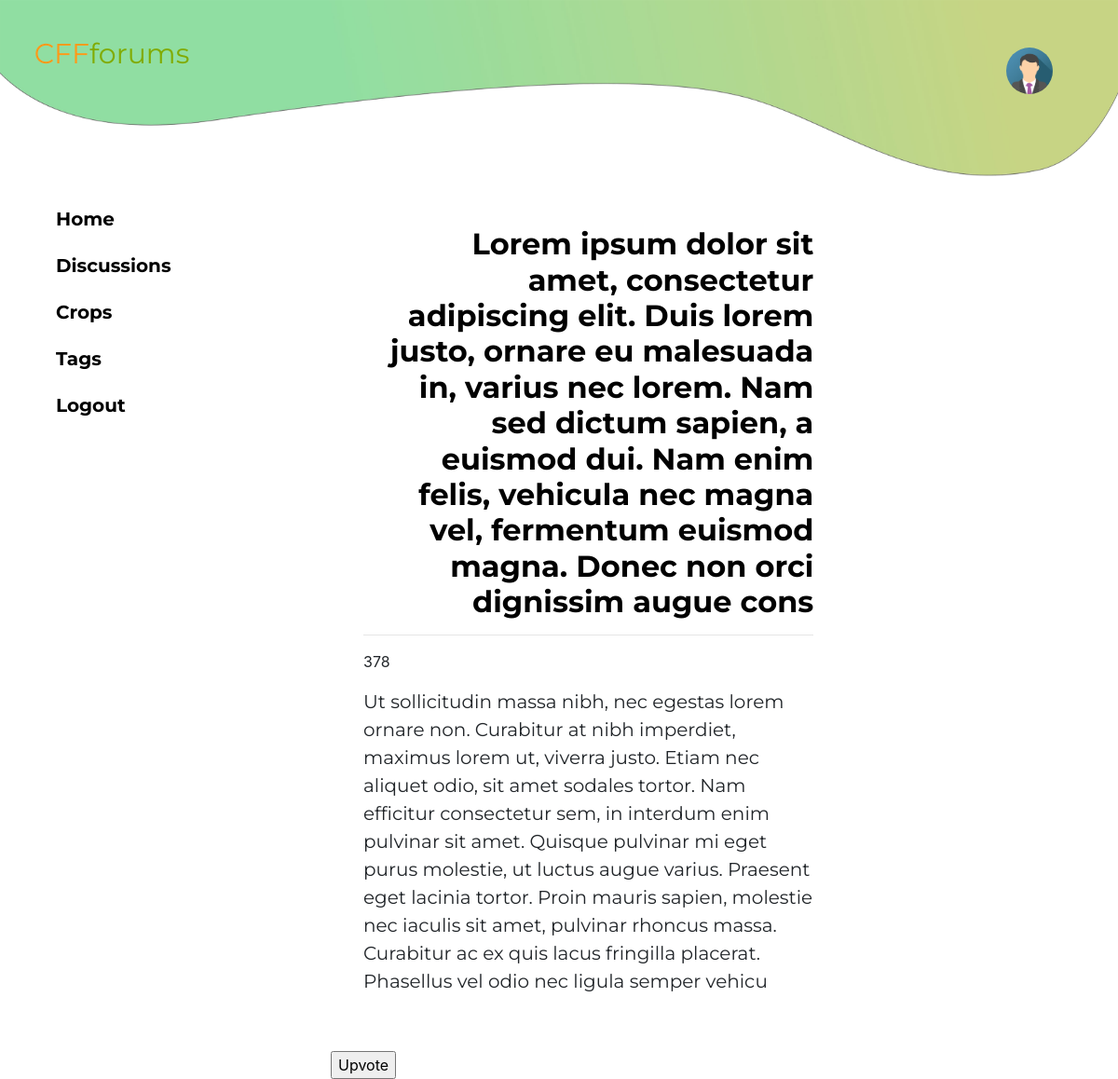
/directory/Main/php/specificquestion.php?cthreadID=6 (signed in), run on the app's committed database.
### tables this page shows
CREATE TABLE `thread` (
  `ThreadID` int(10) NOT NULL,
  `ThreadModeratorID` int(10) NOT NULL,
  `ThreadUserID` int(10) NOT NULL,
  `ThreadSubject` varchar(255) NOT NULL,
  `ThreadDescription` varchar(500) NOT NULL,
  `ThreadVoteCount` int(10) NOT NULL,
  `ThreadSubscribedUserID` int(10) NOT NULL,
  `ThreadSubscribeduserCount` int(10) NOT NULL,
  `ThreadViewsCount` int(10) NOT NULL,
  `ThreadAnswersCount` int(10) NOT NULL,
  `ThreadCreatedDate` timestamp NOT NULL DEFAULT CURRENT_TIMESTAMP
);

### directory/Main/php/specificquestion.php (the view, shortened to what this page needs)
<!DOCTYPE html>
<html>
<head>
<link href="../../resources/css/bootstrap.min.css" rel="stylesheet">
<link href="../../resources/css/specificquestionstyle.css" rel="stylesheet">
</head>
<body>
<div class="container-fluid">
  <div class="header">
    <div class="logo">
      <a href="home.php" style="text-decoration:none;"><font color=#ff9918>CFF</font><font color=#81ab00>forums</font></a>
    </div>
    <a href="profile.php"><img src="../../resources/img/avatar.png" alt="Avatar" class="avatar"></a>
    <div class='container-1'>
    <img src="../../resources/img/navbar-x2.png" alt="header" width=100% height=300px>
      </div>
    </div>
    <br />
    <div class="nav-bar">
      <a href="home.php" class="nav-link">Home</a>
      <a href="discussion.php" class="nav-link">Discussions</a>
      <a href="crops.php" class="nav-link">Crops</a>
      <a href="tags.php" class="nav-link">Tags</a>
      <a href="logout.php" class="nav-link">Logout</a>
    </div>
    <div class="main-body">
    <div class="col-md-8">
        <?php
        include("config.php");
        $threadID = $_GET['cthreadID'];
        $sql = "SELECT * FROM thread WHERE ThreadID ='".$threadID."'";
        $res = mysqli_query($link,$sql);
        $threads = "";
        if(mysqli_num_rows($res) > 0){
          while($row = mysqli_fetch_assoc($res)){
            $title = $row['ThreadSubject'];
            $description = $row['ThreadDescription'];
            $votecount = $row['ThreadVoteCount'];
            $threads .= "
                          <div class='card-body'>
                <h2 class='card-title'><font size='6'>".$title."</font></h2>
                                <hr/>
                <p>".$votecount."</p>
                <p class='card-text'>".$description."</p>
                  <br>
                         </div>";
          }
          echo $threads;
        }
        else {
          echo "<a href='home.php'>Return to Home</a><hr />";
          echo "<p>There has been an error displaying this page.";
        }
        ?>
 </div>
     <form method="post">
       <input type="submit" name="upvote" id="upvote" value="Upvote"/>
      </form>
    </div>
</body>

### directory/Resources/css/specificquestionstyle.css (style rules this page uses)
* { box-sizing: border-box; }
.header { position: absolute; top: 0; left: 0; right: 0; }
.logo { position: absolute; top: 30%; left: 10%; transform: translate(-50%, -50%); font-size: 30px; font-family: Arial; text-decoration: none; }
a { text-decoration: none; color: black; }
.avatar { position:absolute; top: 17%; left: 90%; width: 50px; height: 50px; border-radius: 50%; z-index: 1; }
.card-title { font-size: 7px; font-family: 'Montserrat', sans-serif; font-weight: 550; margin-top: -7%; margin-left: 0%; margin-bottom: 3%; }
.card-text { font-family: 'Montserrat', sans-serif; font-size: 20px; margin-top:2%; }

### directory/Main/php/specificquestion.php (style rules this page uses)
.card-title { font-family: 'Montserrat', sans-serif; font-size: 23px; font-weight: bold; padding-left: 15px; text-align: right; color: rgb(0, 0, 0); }
.nav-bar { width: 200px; position: fixed; z-index: 1; top: 200px; left: 30px; background: transparent; overflow-x: hidden; padding: 10px 10px; }
.nav-bar a { padding: 10px 20px 10px 20px; text-decoration: bold; font-size: 20px; color: rgb(0, 0, 0); display: block; }
.nav-link { font-family: 'Montserrat', sans-serif; font-weight: bold; }
.logo { position: absolute; top: 19%; left: 10%; transform: translate(-50%, -50%); font-size: 30px; font-weight: normal; font-family: 'Montserrat', sans-serif; text-decoration: none; }
.container-1 { padding-right:-200px; }
.main-body { padding-left:340px; padding-top:200px; padding-bottom:0px; }

### data on the page
thread: ThreadSubject "Lorem ipsum dolor sit amet, consectetur adipiscing elit. Duis lorem justo, ornare eu malesuada in, varius nec lorem. Nam sed dictum sapien, a euismod dui. Nam enim felis, vehicula nec magna vel, fermentum euismod magna. Donec non orci dignissim augue cons", ThreadVoteCount "378", ThreadDescription "Ut sollicitudin massa nibh, nec egestas lorem ornare non. Curabitur at nibh imperdiet, maximus lorem ut, viverra justo. Etiam nec aliquet odio, sit amet sodales tortor. Nam efficitur consectetur sem, in interdum enim pulvinar sit amet. Quisque pulvinar mi eget purus molestie, ut luctus augue varius. Praesent eget lacinia tortor. Proin mauris sapien, molestie nec iaculis sit amet, pulvinar rhoncus massa. Curabitur ac ex quis lacus fringilla placerat. Phasellus vel odio nec ligula semper vehicu"
